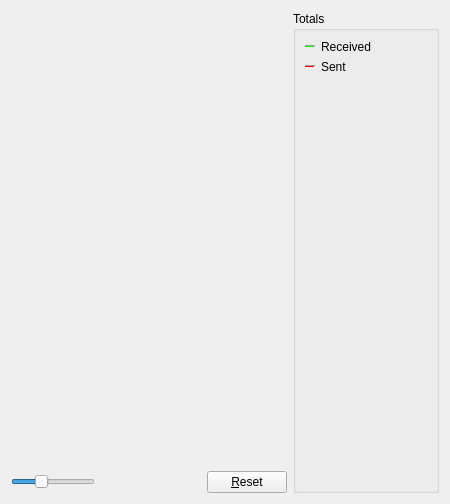
     <widget class="QWidget" name="pageNetTraffic">
      <layout class="QHBoxLayout" name="horizontalLayout_3">
       <item>
        <layout class="QVBoxLayout" name="verticalLayout_4">
         <item>
          <widget class="TrafficGraphWidget" name="trafficGraph" native="true">
           <property name="sizePolicy">
            <sizepolicy hsizetype="Expanding" vsizetype="Expanding">
             <horstretch>0</horstretch>
             <verstretch>0</verstretch>
            </sizepolicy>
           </property>
          </widget>
         </item>
         <item>
          <layout class="QHBoxLayout" name="horizontalLayout_2">
           <item>
            <widget class="QSlider" name="sldGraphRange">
             <property name="minimum">
              <number>0</number>
             </property>
             <property name="maximum">
              <number>9</number>
             </property>
             <property name="pageStep">
              <number>1</number>
             </property>
             <property name="value">
              <number>3</number>
             </property>
             <property name="orientation">
              <enum>Qt::Horizontal</enum>
             </property>
            </widget>
           </item>
           <item>
            <widget class="QLabel" name="lblGraphRange">
             <property name="minimumSize">
              <size>
               <width>100</width>
               <height>0</height>
              </size>
             </property>
             <property name="alignment">
              <set>Qt::AlignCenter</set>
             </property>
            </widget>
           </item>
           <item>
            <widget class="QPushButton" name="btnClearTrafficGraph">
             <property name="text">
              <string>&amp;Reset</string>
             </property>
             <property name="autoDefault">
              <bool>false</bool>
             </property>
            </widget>
           </item>
          </layout>
         </item>
        </layout>
       </item>
       <item>
        <layout class="QVBoxLayout" name="verticalLayout">
         <item>
          <widget class="QGroupBox" name="groupBox">
           <property name="title">
            <string>Totals</string>
           </property>
           <layout class="QVBoxLayout" name="verticalLayout_5">
            <item>
             <layout class="QHBoxLayout" name="horizontalLayout_4">
              <item>
               <widget class="Line" name="line">
                <property name="sizePolicy">
                 <sizepolicy hsizetype="Fixed" vsizetype="Fixed">
                  <horstretch>0</horstretch>
                  <verstretch>0</verstretch>
                 </sizepolicy>
                </property>
                <property name="minimumSize">
                 <size>
                  <width>10</width>
                  <height>0</height>
                 </size>
                </property>
                <property name="palette">
                 <palette>
                  <active>
                   <colorrole role="Light">
                    <brush brushstyle="SolidPattern">
                     <color alpha="255">
                      <red>0</red>
                      <green>255</green>
                      <blue>0</blue>
                     </color>
                    </brush>
                   </colorrole>
                  </active>
                  <inactive>
                   <colorrole role="Light">
                    <brush brushstyle="SolidPattern">
                     <color alpha="255">
                      <red>0</red>
                      <green>255</green>
                      <blue>0</blue>
                     </color>
                    </brush>
                   </colorrole>
                  </inactive>
                  <disabled>
                   <colorrole role="Light">
                    <brush brushstyle="SolidPattern">
                     <color alpha="255">
                      <red>0</red>
                      <green>255</green>
                      <blue>0</blue>
                     </color>
                    </brush>
                   </colorrole>
                  </disabled>
                 </palette>
                </property>
                <property name="orientation">
                 <enum>Qt::Horizontal</enum>
                </property>
               </widget>
              </item>
              <item>
               <widget class="QLabel" name="label_16">
                <property name="text">
                 <string>Received</string>
                </property>
               </widget>
              </item>
              <item>
               <widget class="QLabel" name="lblBytesIn">
                <property name="minimumSize">
                 <size>
                  <width>50</width>
                  <height>0</height>
                 </size>
                </property>
                <property name="alignment">
                 <set>Qt::AlignRight|Qt::AlignTrailing|Qt::AlignVCenter</set>
                </property>
               </widget>
              </item>
             </layout>
            </item>
            <item>
             <layout class="QHBoxLayout" name="horizontalLayout_5">
              <item>
               <widget class="Line" name="line_2">
                <property name="sizePolicy">
                 <sizepolicy hsizetype="Fixed" vsizetype="Fixed">
                  <horstretch>0</horstretch>
                  <verstretch>0</verstretch>
                 </sizepolicy>
                </property>
                <property name="minimumSize">
                 <size>
                  <width>10</width>
                  <height>0</height>
                 </size>
                </property>
                <property name="palette">
                 <palette>
                  <active>
                   <colorrole role="Light">
                    <brush brushstyle="SolidPattern">
                     <color alpha="255">
                      <red>255</red>
                      <green>0</green>
                      <blue>0</blue>
                     </color>
                    </brush>
                   </colorrole>
                  </active>
                  <inactive>
                   <colorrole role="Light">
                    <brush brushstyle="SolidPattern">
                     <color alpha="255">
                      <red>255</red>
                      <green>0</green>
                      <blue>0</blue>
                     </color>
                    </brush>
                   </colorrole>
                  </inactive>
                  <disabled>
                   <colorrole role="Light">
                    <brush brushstyle="SolidPattern">
                     <color alpha="255">
                      <red>255</red>
                      <green>0</green>
                      <blue>0</blue>
                     </color>
                    </brush>
                   </colorrole>
                  </disabled>
                 </palette>
                </property>
                <property name="orientation">
                 <enum>Qt::Horizontal</enum>
                </property>
               </widget>
              </item>
              <item>
               <widget class="QLabel" name="label_17">
                <property name="text">
                 <string>Sent</string>
                </property>
               </widget>
              </item>
              <item>
               <widget class="QLabel" name="lblBytesOut">
                <property name="minimumSize">
                 <size>
                  <width>50</width>
                  <height>0</height>
                 </size>
                </property>
                <property name="alignment">
                 <set>Qt::AlignRight|Qt::AlignTrailing|Qt::AlignVCenter</set>
                </property>
               </widget>
              </item>
             </layout>
            </item>
            <item>
             <spacer name="verticalSpacer_4">
              <property name="orientation">
               <enum>Qt::Vertical</enum>
              </property>
              <property name="sizeHint" stdset="0">
               <size>
                <width>20</width>
                <height>407</height>
               </size>
              </property>
             </spacer>
            </item>
           </layout>
          </widget>
         </item>
        </layout>
       </item>
      </layout>
     </widget>
